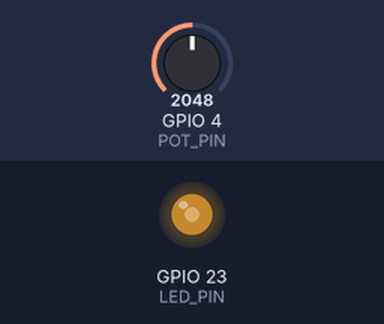
A sketch run on a simulated ESP32. Shown: output pins drawn as LEDs (lit = HIGH). Inputs (shaded band) come from the test bench; at power-on: GPIO 4 (POT_PIN) = 2048. What the sketch prints to the serial monitor is not drawn.

Above: at 1.2 s.
1.3 s: GPIO 4 (POT_PIN) set to 2866
At 2.2 s:
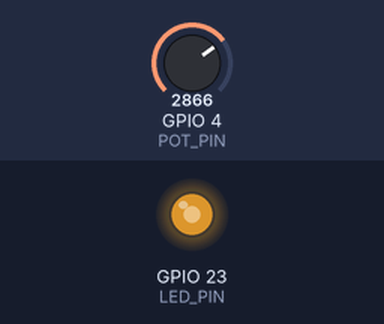
2.8 s: GPIO 4 (POT_PIN) set to 3603
At 3.4 s:
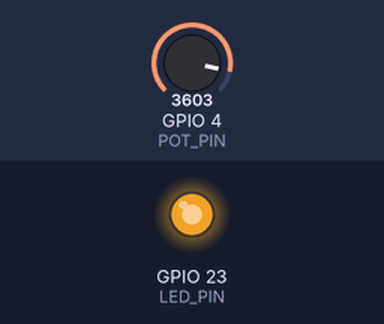
4.3 s: GPIO 4 (POT_PIN) set to 491
At 5.5 s:
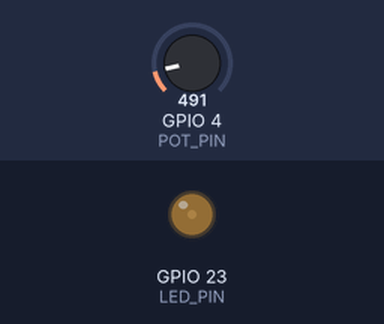
5.8 s: GPIO 4 (POT_PIN) set to 0
At 6.8 s:
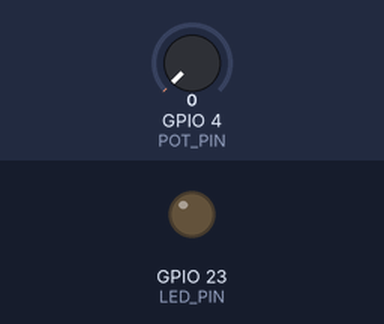
7.3 s: GPIO 4 (POT_PIN) set to 2047
At 8.0 s:
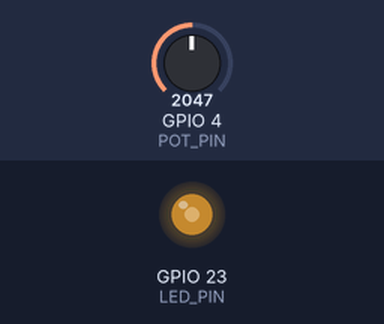
Timing chart, 0 to 9.8 s (numbered marks = the images above; inputs shaded):
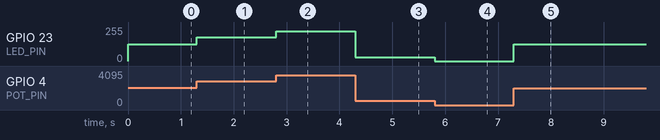

The sketch:

ADCPWM.ino
```cpp
#define POT_PIN 4
#define LED_PIN 23
#define LED_PWM_CHANNEL 0

#define PWM_FREQUENCY 5000
#define PWM_RESOLUTION 8

void setup()
{
    pinMode(LED_PIN, OUTPUT);
    pinMode(POT_PIN, INPUT);

    ledcSetup(LED_PWM_CHANNEL, PWM_FREQUENCY, PWM_RESOLUTION);
    ledcAttachPin(LED_PIN, LED_PWM_CHANNEL);

    Serial.begin(115200);
}

void loop()
{
    int potValue = analogRead(POT_PIN);
    int pwmValue = map(potValue, 0, 4095, 0, 255);
    ledcWrite(LED_PWM_CHANNEL, pwmValue);
    Serial.println(pwmValue);
}
```

Measured:
- after the input at 1.3 s, GPIO 23 (LED_PIN): 127/255 → 177/255 at once
- after the input at 2.8 s, GPIO 23 (LED_PIN): 177/255 → 223/255 at once
- after the input at 4.3 s, GPIO 23 (LED_PIN): 223/255 → 30/255 at once
- after the input at 5.8 s, GPIO 23 (LED_PIN): 30/255 → 0/255 at once
- after the input at 7.3 s, GPIO 23 (LED_PIN): 0/255 → 127/255 at once
